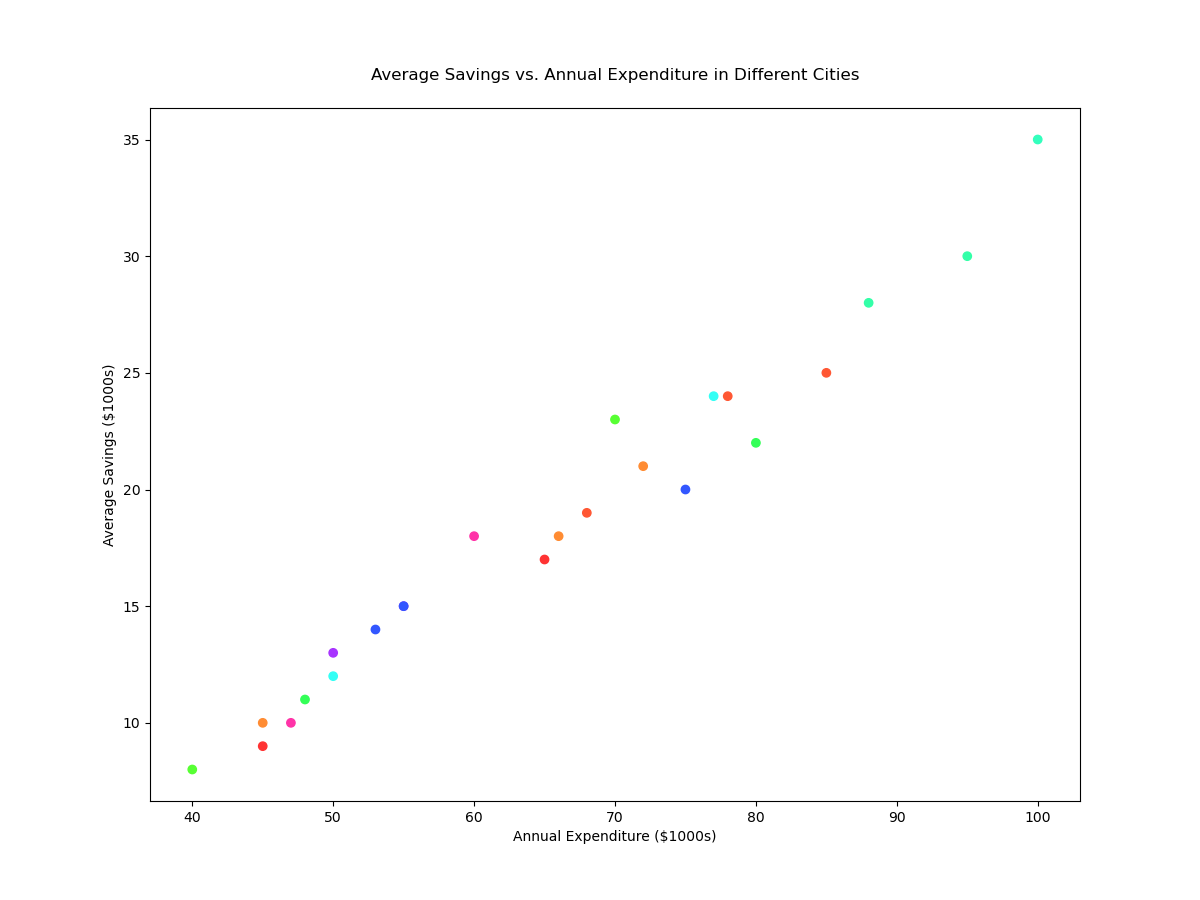

Recreate this plot in Python.

import matplotlib.pyplot as plt

# Data
cities = ["New York", "Los Angeles", "Chicago", "Houston", "Phoenix", 
          "Philadelphia", "San Antonio", "San Diego", "Dallas", "San Jose", 
          "Austin", "Jacksonville", "Fort Worth", "Columbus", "Charlotte", 
          "Seattle", "Denver", "El Paso", "Detroit", "Boston", 
          "San Francisco", "Miami", "Orlando", "Atlanta"]
annual_expenditure = [85, 80, 75, 60, 55, 50, 45, 70, 65, 95, 
                      68, 48, 53, 47, 50, 77, 72, 40, 45, 88, 
                      100, 78, 55, 66]
average_savings = [25, 22, 20, 18, 15, 12, 10, 23, 17, 30, 
                   19, 11, 14, 10, 13, 24, 21, 8, 9, 28, 
                   35, 24, 15, 18]

# Create figure and axis objects
fig, ax = plt.subplots(figsize=(12, 9))

# Scatter plot
ax.scatter(annual_expenditure, average_savings, color=["#FF5733", "#33FF57", "#3357FF", "#FF33A8", "#A833FF", 
                                                       "#33FFF5", "#FF8C33", "#57FF33", "#FF3333", "#33FFA8", 
                                                       "#FF5733", "#33FF57", "#3357FF", "#FF33A8", "#A833FF", 
                                                       "#33FFF5", "#FF8C33", "#57FF33", "#FF3333", "#33FFA8",
                                                       "#33FFBD", "#FF5733", "#3357FF", "#FF8C33"])

# Title and labels
plt.title('Average Savings vs. Annual Expenditure in Different Cities', pad=20)
plt.xlabel('Annual Expenditure ($1000s)')
plt.ylabel('Average Savings ($1000s)')

# Show plot
plt.show()
